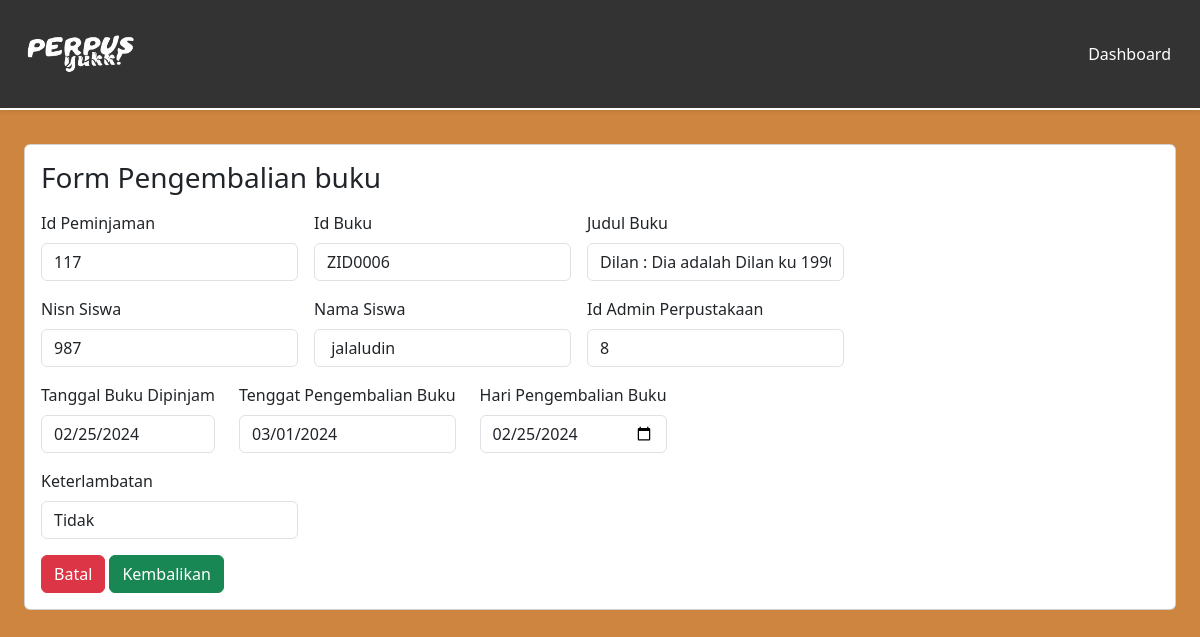
Page /DashboardMember/formPeminjaman/pengembalianBuku.php?id=117 (signed in) on the committed database.
### tables this page shows
CREATE TABLE `peminjaman` (
  `id_peminjaman` int(11) NOT NULL,
  `id_buku` varchar(20) NOT NULL,
  `nisn` int(11) NOT NULL,
  `id_admin` int(11) NOT NULL,
  `tgl_peminjaman` date NOT NULL,
  `tgl_pengembalian` date NOT NULL,
  `status` enum('ya','tidak') NOT NULL,
  `harga` int(50) NOT NULL,
  `no_petgas` varchar(50) NOT NULL
);

CREATE TABLE `buku` (
  `cover` varchar(255) NOT NULL,
  `id_buku` varchar(20) NOT NULL,
  `kategori` varchar(255) NOT NULL,
  `judul` varchar(255) NOT NULL,
  `pengarang` varchar(255) NOT NULL,
  `penerbit` varchar(255) NOT NULL,
  `tahun_terbit` date NOT NULL,
  `jumlah_halaman` int(50) NOT NULL,
  `buku_deskripsi` text NOT NULL,
  `isi_buku` varchar(250) NOT NULL
);

CREATE TABLE `member` (
  `nisn` int(11) NOT NULL,
  `kode_member` varchar(12) NOT NULL,
  `nama` varchar(255) NOT NULL,
  `password` varchar(255) NOT NULL,
  `jenis_kelamin` varchar(20) NOT NULL,
  `kelas` varchar(5) NOT NULL,
  `jurusan` varchar(50) NOT NULL,
  `no_tlp` varchar(15) NOT NULL,
  `tgl_pendaftaran` date NOT NULL
);

### config/config.php (called while the page is built, shortened)
<?php
$host = "127.0.0.1";
$username = "root";
$password = "";
$database_name = "perpustakaan";
$connection = mysqli_connect($host, $username, $password, $database_name);
function queryReadData($dataKategori) {
  global $connection;
  $result = mysqli_query($connection, $dataKategori);
  $items = [];
  while($item = mysqli_fetch_assoc($result)) {
    $items[] = $item;
  }
  return $items;
}
?>

### DashboardMember/formPeminjaman/pengembalianBuku.php (the view, shortened to what this page needs)
<?php
require "../../config/config.php";
$idPeminjaman = $_GET["id"];
$query = queryReadData("SELECT peminjaman.id_peminjaman, peminjaman.id_buku, buku.judul, peminjaman.nisn, member.nama, peminjaman.id_admin, peminjaman.tgl_peminjaman, peminjaman.tgl_pengembalian
FROM peminjaman
INNER JOIN buku ON peminjaman.id_buku = buku.id_buku
INNER JOIN member ON peminjaman.nisn = member.nisn
WHERE peminjaman.id_peminjaman = $idPeminjaman");
?>
<!DOCTYPE html>
<html lang="en">
  <head>
    <link rel="stylesheet" href="../../css/transaksipeminjaman.css">
    <link href="https://cdn.jsdelivr.net/npm/bootstrap@5.3.2/dist/css/bootstrap.min.css" rel="stylesheet">
  </head>
  <body style="background-color: #CD853F ;">
    <nav class="navbar fixed-top  shadow-sm">
      <div class="container-fluid p-3">
        <a class="navbar-brand" href="#">
          <img src="../../assets/logo.png" alt="logo" width="130px">
        </a>
        <a class="btn btn-tertiary" href="../dashboardMember.php">Dashboard</a>
      </div>
    </nav>
    <div class="p-4 mt-5">
      <div class="card p-3 mt-5">
    <form action="" method="post">
    <h3>Form Pengembalian buku</h3>
    <?php foreach ($query as $item) : ?>
    <div class="mt-3 d-flex flex-wrap gap-3">
     <div class="mb-3">
      <label for="exampleFormControlInput1" class="form-label">Id Peminjaman</label>
      <input type="number" class="form-control" placeholder="id peminjaman" name="id_peminjaman" id="id_peminjaman" value="<?= $item["id_peminjaman"]; ?>" readonly>
    </div>
     <div class="mb-3">
      <label for="exampleFormControlInput1" class="form-label">Id Buku</label>
      <input type="text" class="form-control" placeholder="id peminjaman" name="id_buku" id="id_buku" value="<?= $item["id_buku"]; ?>" readonly>
    </div>
     <div class="mb-3">
      <label for="exampleFormControlInput1" class="form-label">Judul Buku</label>
      <input type="text" class="form-control" placeholder="Judul Buku" name="judul" id="judul" value="<?= $item["judul"]; ?>" readonly>
    </div>
    </div>
  <div class="d-flex flex-wrap gap-3">
    <div class="mb-3">
      <label for="exampleFormControlInput1" class="form-label">Nisn Siswa</label>
      <input type="number" class="form-control" placeholder="Nisn Siswa" name="nisn" id="nisn" value="<?= $item["nisn"]; ?>" readonly>
    </div>
    <div class="mb-3">
      <label for="exampleFormControlInput1" class="form-label">Nama Siswa</label>
      <input type="text" class="form-control" placeholder="Nama Siswa" name="nama" id="nama" value=" <?= $item["nama"]; ?>" readonly>
    </div>
    <div class="mb-3">
      <label for="exampleFormControlInput1" class="form-label">Id Admin Perpustakaan</label>
      <input type="number" class="form-control" placeholder="Id Admin" name="id_admin" id="id_admin" value="<?= $item["id_admin"]; ?>" readonly>
    </div>
  </div>
  <div class="d-flex flex-wrap gap-4">
    <div class="mb-3">
      <label for="exampleFormControlInput1" class="form-label">Tanggal Buku Dipinjam</label>
      <input type="date" class="form-control" name="tgl_peminjaman" id="tgl_peminjaman" value="<?= $item["tgl_peminjaman"]; ?>" readonly>
    </div>
    <div class="mb-3">
      <label for="exampleFormControlInput1" class="form-label">Tenggat Pengembalian Buku</label>
      <input type="date" class="form-control" name="tgl_pengembalian" id="tgl_pengembalian" value="<?= $item["tgl_pengembalian"]; ?>"  oninput="hitungDenda()" readonly>
    </div>
    <div class="mb-3">
      <label for="exampleFormControlInput1" class="form-label">Hari Pengembalian Buku</label>
      <input type="date" class="form-control" name="buku_kembali" id="buku_kembali" value="<?php echo date('Y-m-d');?>" oninput="hitungDenda()">
    </div>
  </div>
  <?php endforeach; ?>
  <div class="d-flex flex-wrap gap-4">
    <div class="mb-3">
      <label for="exampleFormControlInput1" class="form-label">Keterlambatan</label>
      <input type="text" class="form-control" name="keterlambatan" id="keterlambatan" oninput="hitungDenda()" readonly>
    </div>
  </div>
  <a class="btn btn-danger" href="TransaksiPeminjaman.php"> Batal</a>
  <button type="submit" class="btn btn-success" name="kembalikan">Kembalikan</button>
    </form>
    </div>
  </div>
  </body>
</html>

### css/transaksipeminjaman.css (style rules this page uses)
.navbar { background-color: #333 !important; border-bottom: 2px solid white !important; }
.container-fluid { background-color: #333 !important; }
.btn-tertiary { color: white !important; }

### rows in the picture
peminjaman: id_peminjaman "117", id_buku "ZID0006", judul "Dilan : Dia adalah Dilan ku 1990", nisn "987", nama "jalaludin", id_admin "8", tgl_peminjaman "02/25/2024", tgl_pengembalian "03/01/2024"
